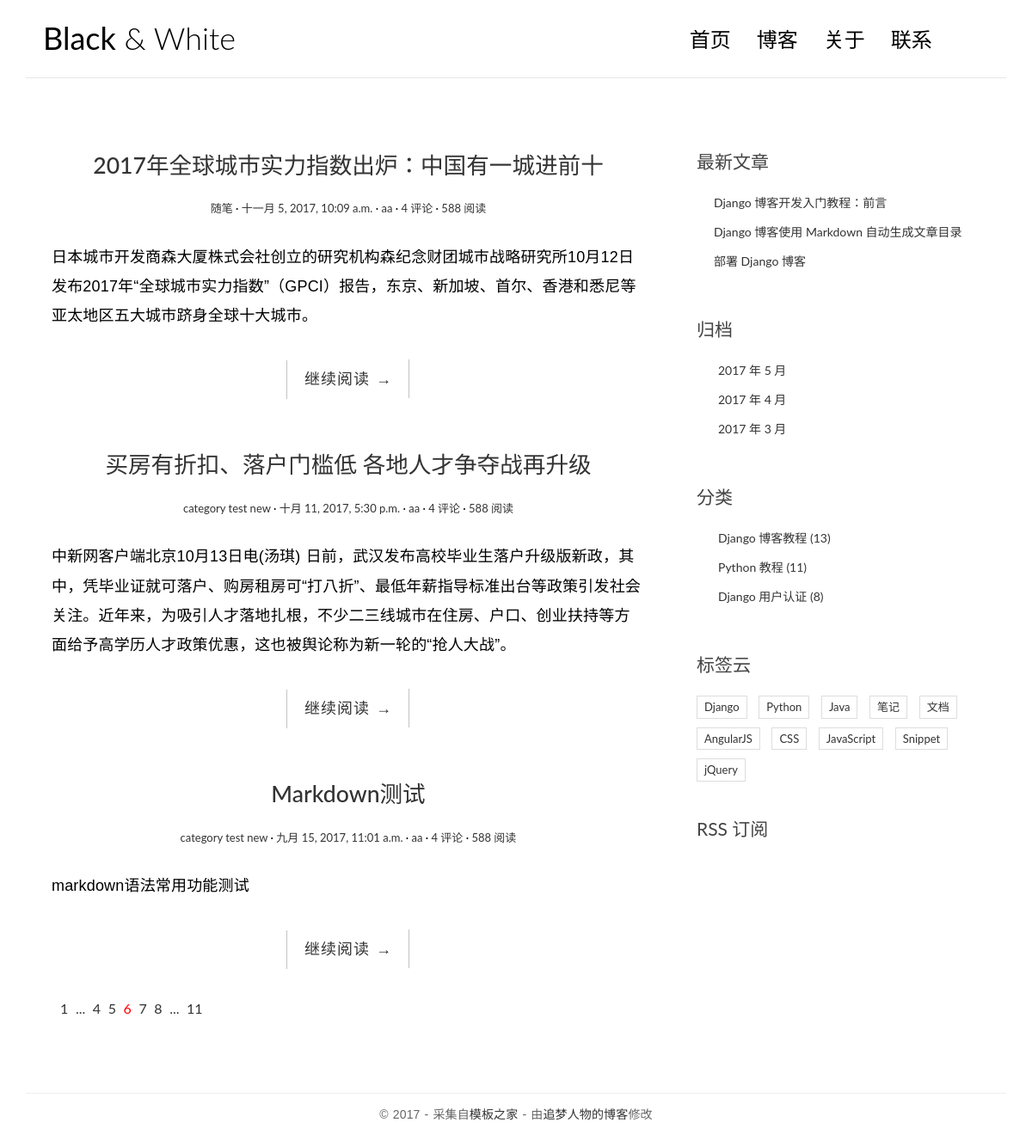
/, run on an earlier commit of the app's database.
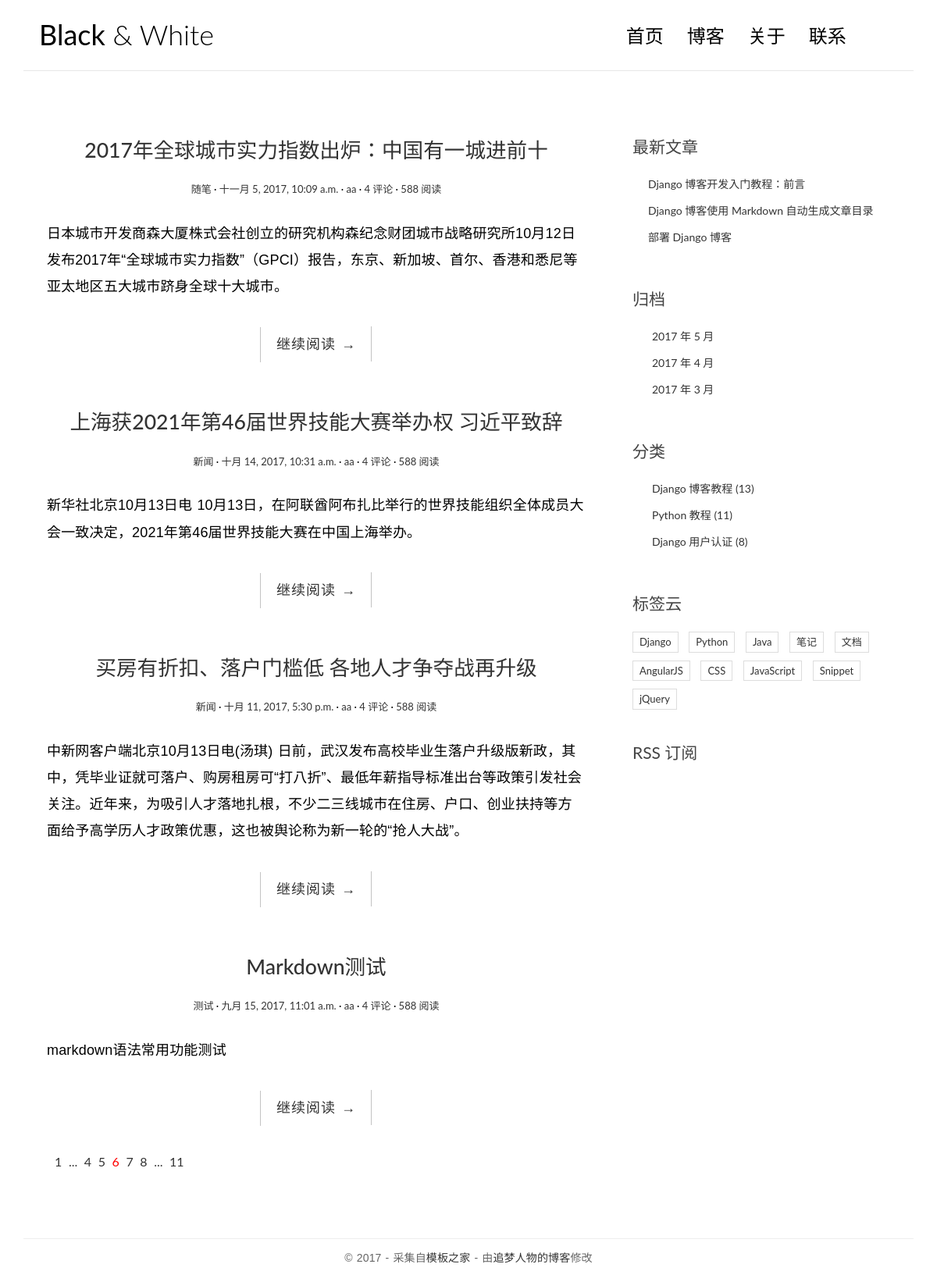
And on a later commit of the database.
### blog/models.py (models this page shows, shortened)
class Post(models.Model):
    title = models.CharField(max_length=70)
    body = models.TextField()
    created_time = models.DateTimeField()
    modified_time = models.DateTimeField()
    excerpt = models.CharField(max_length=200, blank=True)
    category = models.ForeignKey(Category)
    tags = models.ManyToManyField(Tag, blank=True)
    author = models.ForeignKey(User)
    class Meta:
        ordering = ['-created_time']

class Category(models.Model):
    name = models.CharField(max_length=100)

### blog/views.py (the view)
# urls.py: url(r'^$', views.index, name='index'),
def index(request):
    post_list = Post.objects.all().order_by('-created_time')
    return render(request, 'blog/index.html', context={
        'post_list': post_list
    }
                  )

### templates/blog/index.html (shortened to what this page needs)
{% load staticfiles %}
<!DOCTYPE html>
<html>
<head>
    <link rel="stylesheet" href="{% static 'blog/css/bootstrap.min.css' %}">
    <link rel="stylesheet" href="http://code.ionicframework.com/ionicons/2.0.1/css/ionicons.min.css">
    <link rel="stylesheet" href="{% static 'blog/css/pace.css' %}">
    <link rel="stylesheet" href="{% static 'blog/css/custom.css' %}">
</head>
<body>
<div class="container">
    <header id="site-header">
        <div class="row">
            <div class="col-md-4 col-sm-5 col-xs-8">
                <div class="logo">
                    <h1><a href="index.html"><b>Black</b> &amp; White</a></h1>
                </div>
            </div>
            <div class="col-md-8 col-sm-7 col-xs-4">
                <nav class="main-nav" role="navigation">
                    <div class="collapse navbar-collapse" id="bs-example-navbar-collapse-1">
                        <ul class="nav navbar-nav navbar-right">
                            <li class="cl-effect-11"><a href="index.html" data-hover="首页">首页</a></li>
                            <li class="cl-effect-11"><a href="full-width.html" data-hover="博客">博客</a></li>
                            <li class="cl-effect-11"><a href="about.html" data-hover="关于">关于</a></li>
                            <li class="cl-effect-11"><a href="contact.html" data-hover="联系">联系</a></li>
                        </ul>
                    </div>
                </nav>
            </div>
        </div>
    </header>
</div>
<div class="content-body">
    <div class="container">
        <div class="row">
            <main class="col-md-8">
			{% for post in post_list %}
                <article class="post post-{{ post.pk }}">
                    <header class="entry-header">
                        <h1 class="entry-title">
                            <a href="single.html">{{ post.title }}</a>
                        </h1>
                        <div class="entry-meta">
                            <span class="post-category"><a href="#">{{ post.category.name }}</a></span>
                            <span class="post-date"><a href="#"><time class="entry-date"
                                                                      datetime="{{ post.created_time }}">{{ post.created_time }}</time></a></span>
                            <span class="post-author"><a href="#">{{ post.author }}</a></span>
                            <span class="comments-link"><a href="#">4 评论</a></span>
                            <span class="views-count"><a href="#">588 阅读</a></span>
                        </div>
                    </header>
                    <div class="entry-content clearfix">
                        <p>{{ post.excerpt }}</p>
                        <div class="read-more cl-effect-14">
                            <a href="#" class="more-link">继续阅读 <span class="meta-nav">→</span></a>
                        </div>
                    </div>
                </article>
			{% empty %}
				<div class="no-post">暂时还没有发布的文章!</div>
			{% endfor %}
                <div class="pagination">
                    <ul>
                        <li><a href="">1</a></li>
                        <li><a href="">...</a></li>
                        <li><a href="">4</a></li>
                        <li><a href="">5</a></li>
                        <li class="current"><a href="">6</a></li>
                        <li><a href="">7</a></li>
                        <li><a href="">8</a></li>
                        <li><a href="">...</a></li>
                        <li><a href="">11</a></li>
                    </ul>
                </div>
            </main>
            <aside class="col-md-4">
                <div class="widget widget-recent-posts">
                    <h3 class="widget-title">最新文章</h3>
                    <ul>
                        <li>
                            <a href="#">Django 博客开发入门教程：前言</a>
                        </li>
                        <li>
                            <a href="#">Django 博客使用 Markdown 自动生成文章目录</a>
                        </li>
                        <li>
                            <a href="#">部署 Django 博客</a>
                        </li>
                    </ul>
                </div>
                <div class="widget widget-archives">
                    <h3 class="widget-title">归档</h3>
                    <ul>
                        <li>
                            <a href="#">2017 年 5 月</a>
                        </li>
                        <li>
                            <a href="#">2017 年 4 月</a>
                        </li>
                        <li>
                            <a href="#">2017 年 3 月</a>
                        </li>
                    </ul>
                </div>
                <div class="widget widget-category">
                    <h3 class="widget-title">分类</h3>
                    <ul>
                        <li>
                            <a href="#">Django 博客教程 <span class="post-count">(13)</span></a>
                        </li>
                        <li>
                            <a href="#">Python 教程 <span class="post-count">(11)</span></a>
                        </li>
                        <li>
                            <a href="#">Django 用户认证 <span class="post-count">(8)</span></a>
                        </li>
                    </ul>
                </div>
                <div class="widget widget-tag-cloud">
                    <h3 class="widget-title">标签云</h3>
                    <ul>
                        <li>
                            <a href="#">Django</a>
                        </li>
                        <li>
                            <a href="#">Python</a>
                        </li>
                        <li>
                            <a href="#">Java</a>
                        </li>
                        <li>
                            <a href="#">笔记</a>
                        </li>
                        <li>
                            <a href="#">文档</a>
                        </li>
                        <li>
                            <a href="#">AngularJS</a>
                        </li>
                        <li>
                            <a href="#">CSS</a>
                        </li>
                        <li>
                            <a href="#">JavaScript</a>
                        </li>
                        <li>
                            <a href="#">Snippet</a>
                        </li>
                        <li>
                            <a href="#">jQuery</a>
                        </li>
                    </ul>
                </div>
                <div class="rss">
                    <a href=""> RSS 订阅</a>
                </div>
            </aside>
        </div>
    </div>
</div>
<footer id="site-footer">
    <div class="container">
        <div class="row">
            <div class="col-md-12">
                <p class="copyright">&copy 2017 - 采集自<a href="http://www.cssmoban.com/"
                                                        target="_blank" title="模板之家">模板之家</a>
                    - 由<a href="http://zmrenwu.com/" title="网页模板" target="_blank">追梦人物的博客</a>修改
                </p>
            </div>
        </div>
    </div>
</footer>
</body>
</html>

### blog/static/blog/css/custom.css (style rules this page uses)
* { outline: none; }
h1, h2, h3, h4, h5, h6 { margin-top: 0; }
b { font-weight: 400; }
a { color: #333; }
body { color: #444; font-family: 'Lato', sans-serif; }
p { font-family: 'Ubuntu', sans-serif; font-weight: 400; word-spacing: 1px; letter-spacing: 0.01em; }
#site-header { background-color: #FFF; padding: 25px 20px; margin-bottom: 40px; border-bottom: 1px solid #e7e7e7; }
.logo h1 a { color: #000; }
.logo h1 { margin: 0; font-family: 'Lato', sans-serif; font-weight: 300; }
.main-nav { margin-top: 11px; max-width: 95%; }
.main-nav a { color: #000000 !important; padding: 0 0 5px 0 !important; margin-right: 30px; font-family: 'Lato', sans-serif; font-weight: 300; font-size: 24px; }
.cl-effect-11 a { padding: 10px 0; color: #0972b4; text-shadow: none; }
.cl-effect-11 a::before { position: absolute; top: 0; left: 0; overflow: hidden; padding: 0 0 5px 0 !important; max-width: 0; border-bottom: 1px solid #000; color: #000; content: attr(data-hover); white-space: nowrap; -webkit-transition: max-width 0.5s; -moz-transition: max-width 0.5s; transition: max-width 0.5s; }
.content-body { padding-bottom: 4em; }
.post { background: #fff; padding: 30px 30px 0; }
.entry-title { text-align: center; font-size: 1.9em; margin-bottom: 20px; line-height: 1.6; padding: 10px 20px 0; }
.entry-meta { text-align: center; color: #DDDDDD; font-size: 13px; margin-bottom: 30px; }
.entry-content { font-size: 18px; line-height: 1.9; font-weight: 300; color: #000; }
.post-category::after, .post-date::after, .post-author::after, .comments-link::after { content: ' ·'; color: #000; }
.read-more { font-family: 'Ubuntu', sans-serif; font-weight: 400; word-spacing: 1px; letter-spacing: 0.01em; text-align: center; margin-top: 20px; }
.cl-effect-14 a { padding: 0 20px; height: 45px; line-height: 45px; position: relative; display: inline-block; margin: 15px 25px; letter-spacing: 1px; font-weight: 400; text-shadow: 0 0 1px rgba(255, 255, 255, 0.3); }
.cl-effect-14 a::before, .cl-effect-14 a::after { position: absolute; width: 45px; height: 1px; background: #C3C3C3; content: ''; -webkit-transition: all 0.3s; -moz-transition: all 0.3s; transition: all 0.3s; pointer-events: none; }
.cl-effect-14 a::before { top: 0; left: 0; -webkit-transform: rotate(90deg); -moz-transform: rotate(90deg); transform: rotate(90deg); -webkit-transform-origin: 0 0; -moz-transform-origin: 0 0; transform-origin: 0 0; }
.cl-effect-14 a::after { right: 0; bottom: 0; -webkit-transform: rotate(90deg); -moz-transform: rotate(90deg); transform: rotate(90deg); -webkit-transform-origin: 100% 0; -moz-transform-origin: 100% 0; transform-origin: 100% 0; }
.widget { background: #fff; padding: 30px 0 0; }
.widget-title { font-size: 1.5em; margin-bottom: 20px; line-height: 1.6; padding: 10px 0 0; font-weight: 400; }
.widget-recent-posts ul { padding: 0; margin: 0; padding-left: 20px; }
.widget-recent-posts ul li { list-style-type: none; position: relative; line-height: 170%; margin-bottom: 10px; }
.widget-recent-posts ul li::before { content: '\f3d3'; font-family: "Ionicons"; position: absolute; left: -17px; top: 3px; font-size: 16px; color: #000; }
.widget-archives ul { padding: 0; margin: 0; padding-left: 25px; }
.widget-archives ul li { list-style-type: none; position: relative; line-height: 170%; margin-bottom: 10px; }
.widget-archives ul li::before { content: '\f3f3'; font-family: "Ionicons"; position: absolute; left: -25px; top: 1px; font-size: 16px; color: #000; }
.widget-category ul { padding: 0; margin: 0; padding-left: 25px; }
.widget-category ul li { list-style-type: none; position: relative; line-height: 170%; margin-bottom: 10px; }
.widget-category ul li::before { content: '\f3fe'; font-family: "Ionicons"; position: absolute; left: -25px; top: 1px; font-size: 18px; color: #000; }
.widget-tag-cloud ul { padding: 0; margin: 0; margin-right: -10px; }
.widget-tag-cloud ul li { list-style-type: none; font-size: 13px; display: inline-block; margin-right: 10px; margin-bottom: 10px; padding: 3px 8px; border: 1px solid #ddd; }
.rss { font-size: 21px; margin-top: 30px; }
.rss a { color: #444; }
#site-footer { padding-top: 10px; padding: 0 0 1.5em 0; }
.copyright { text-align: center; padding-top: 1em; margin: 0; border-top: 1px solid #eee; color: #666; }
.pagination ul { list-style: none; }
.pagination ul li { display: inline-block; font-size: 16px; margin-right: 5px; }
.current a { color: red; }

What changed in the data, as far as the page shows it:
added Post: title "上海获2021年第46届世界技能大赛举办权 习近平致辞", category.name "新闻", created_time "十月 14, 2017, 10:31 a.m.", author "aa", excerpt "新华社北京10月13日电 10月13日，在阿联酋阿布扎比举行的世界技能组织全体成员大会一致决定，2021年第46届世界技能大赛在中国上海举办。"
changed Post "买房有折扣、落户门槛低 各地人才争夺战再升级": category.name "category test new" → "新闻"
changed Post "Markdown测试": category.name "category test new" → "测试"
